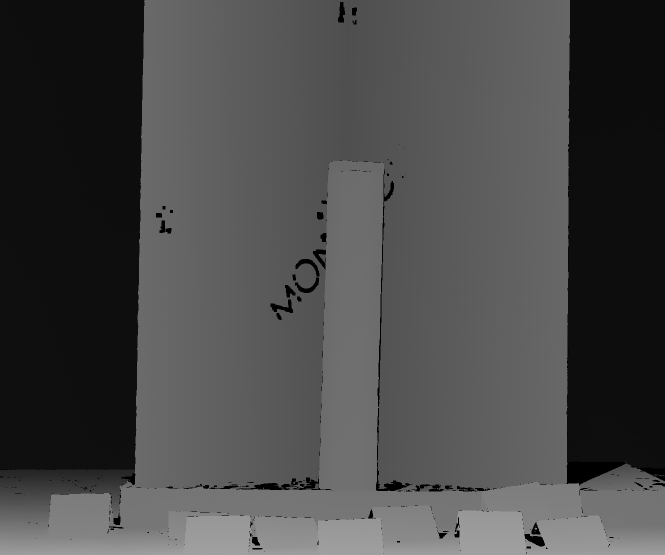
#> input picture monopoly_disp1.png, 1330 x 1110 px (shown at 1/2 size)
$ python uncertain_regions_2.py
#> lines starting #> are read from the running program, lines starting #| are printed output that depends on the picture; after the words box and inside, x2 and y2 are one past the last pixel; in counts of white or black regions, pixels touching at a corner belong together; long printed decimals are rounded
import cv2
from math import *
import numpy as np
from matplotlib import pyplot as plt
from copy import deepcopy

GRIDWIDTH = 25
GRIDHEIGHT = 25

#prettyColors = [(0,255,0),(255,0,0),(2,132,30),(0,0,255),(255,200,200),(255,265,0),(128,0,128),(166,255,155),(184,115,51)]
prettyColors = [(31,23,176),(185,174,255),(150,62,255),(255,0,255),(255,48,155),(238,0,0),(237,149,100),(255,191,0),(255,245,0),(154,250,0),(69,139,0),(62,255,192),(0,255,255),(0,173,205),(0,90,139),(0,64,238)]

#image = cv2.imread("tsukuba_disp.png",1)
#image = cv2.imread("monopoly.png",1)
image=cv2.imread("monopoly_disp1.png",1)
#> image is the input picture: shape (1110, 1330, 3); min 0, max 160, mean 73.1
#image = cv2.imread("white.jpg",1)
nrows, ncols = image.shape[:2]
#> nrows = 1110; ncols = 1330
print(nrows,ncols)
#| 1110 1330
blockWidth = int(ncols//GRIDWIDTH)
#> blockWidth = 53
blockHeight = int(nrows//GRIDHEIGHT)
#> blockHeight = 44
gray_image = cv2.cvtColor(image, cv2.COLOR_BGR2GRAY)
#blur
blurred_image = cv2.GaussianBlur(gray_image,(5,5),0)

#edge detect
edges = cv2.Canny(blurred_image,50,160)
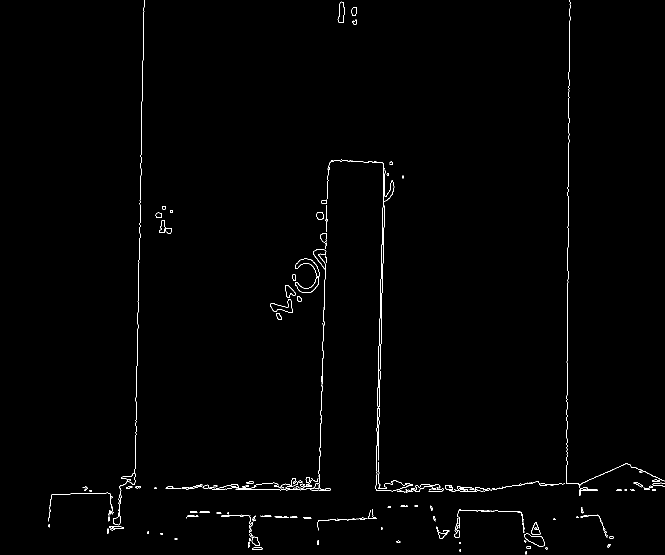
#> edges: shape (1110, 1330) (shown at 1/2 size); 0.74% white in thin lines or dots

depthMatrix = [[0 for j in range(GRIDWIDTH)] for i in range(GRIDHEIGHT)]
typeMatrix = [[0 for j in range(GRIDWIDTH)] for i in range(GRIDHEIGHT)]

imageMatrix = [[0 for j in range(ncols)] for i in range(nrows)]   #pixels
print(len(imageMatrix),len(imageMatrix[0]))
#| 1110 1330
edgeMatrix = [[0 for j in range(ncols)] for i in range(nrows)]
for i in range(nrows):
   for j in range(ncols):
      imageMatrix[i][j] = gray_image[i,j]
      edgeMatrix[i][j] = edges[i,j]
#> after the loop, edgeMatrix = 1110 items; imageMatrix = 1110 items

print(len(edgeMatrix),len(edgeMatrix[0]))
#| 1110 1330
#print(20*blockWidth,20*blockHeight)
for i in range(GRIDHEIGHT):
   for j in range(GRIDWIDTH):
      block = [[0 for b in range(blockWidth)] for a in range(blockHeight)]
      middle = imageMatrix[((1+j)*blockHeight+j*blockHeight)//2][((1+i)*blockWidth+i*blockWidth)//2]
      depthMatrix[i][j]=middle
      blockEdges = []
      for a in range(i*blockWidth,(i+1)*blockWidth):
         blockEdges.append(edgeMatrix[j*blockHeight][a])
         blockEdges.append(edgeMatrix[(j+1)*blockHeight-1][a])
      for b in range(j*blockHeight,(j+1)*blockHeight):
         blockEdges.append(edgeMatrix[b][i*blockWidth])
         blockEdges.append(edgeMatrix[b][(i+1)*blockWidth-1])
      if all(x==0 for x in blockEdges):
         typeMatrix[i][j] = "body"
         #
         #cv2.circle(image,(i*blockWidth+blockWidth//2,j*blockHeight+blockHeight//2), 3, (0,255,0), -1)
      else:
         typeMatrix[i][j] = "edge"
#> after the loop, depthMatrix = 25 items; typeMatrix = 25 items

#group adjacent body regions

def makeColor(num):
   maximum=GRIDWIDTH*GRIDHEIGHT-1
   minimum=0
   return((int((maximum-num)/(maximum-minimum)*255),int((maximum-num)/(maximum-minimum)*255),int((maximum-num)/(maximum-minimum)*255)))


groupMatrix = [[j+GRIDWIDTH*i for j in range(GRIDWIDTH)] for i in range(GRIDHEIGHT)]
#print(groupMatrix)
for i in range(GRIDHEIGHT):
   for j in range(GRIDWIDTH):
      if typeMatrix[i][j] == "body" and j!=0 and typeMatrix[i][j-1] == "body":
         groupMatrix[i][j] = groupMatrix[i][j-1]
      if typeMatrix[i][j] == "body" and i!=0 and typeMatrix[i-1][j] == "body":
         groupMatrix[i][j] = groupMatrix[i-1][j]
for i in range(GRIDHEIGHT-1,-1,-1):
   for j in range(GRIDWIDTH-1,-1,-1):
      if typeMatrix[i][j] == "body" and j!=GRIDWIDTH-1 and typeMatrix[i][j+1] == "body":
         groupMatrix[i][j] = groupMatrix[i][j+1]
      if typeMatrix[i][j] == "body" and i!=GRIDHEIGHT-1 and typeMatrix[i+1][j] == "body":
         groupMatrix[i][j] = groupMatrix[i+1][j]

bodies = {}
copyOfImage = deepcopy(image)
for i in range(GRIDHEIGHT):
   for j in range(GRIDWIDTH):
      if typeMatrix[i][j] == "body":
      #   cv2.circle(copyOfImage,(i*blockWidth+blockWidth//2,j*blockHeight+blockHeight//2), 3, makeColor(groupMatrix[i][j]), -1)
      #elif groupMatrix[i][j] == 0:
      #   cv2.circle(image,(i*blockWidth+blockWidth//2,j*blockHeight+blockHeight//2), 3, (0,255,0), -1)
         if groupMatrix[i][i]==0:
            cv2.circle(copyOfImage,(i*blockWidth+blockWidth//2,j*blockHeight+blockHeight//2), 3, (255,255,255), -1)
         if groupMatrix[i][j] in list(bodies.keys()):
            bodies[groupMatrix[i][j]].append(tuple([i,j]))
         else:
            bodies[groupMatrix[i][j]] = [tuple([i,j])]
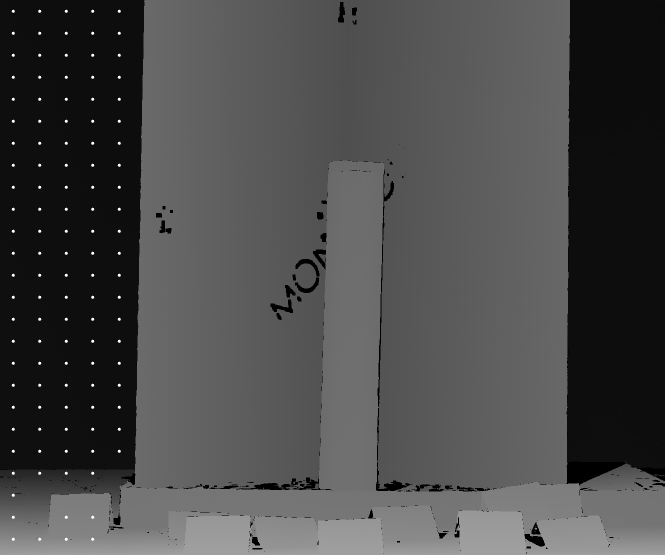
#> copyOfImage: shape (1110, 1330, 3) (shown at 1/2 size); 0.23% of pixels changed, all inside (x1, y1, x2, y2) = (23, 19, 242, 1082)
#> after the loop, bodies = 12 items

#cv2.imshow('regions',copyOfImage)
#cv2.waitKey(0)
#cv2.destroyAllWindows()

#
for group in list(bodies.keys()):
   if group == 0:
      for point in bodies[group]:
         cv2.circle(image,(point[0]*blockWidth+blockWidth//2,point[1]*blockHeight+blockHeight//2), 2, (0,0,255), -1)
   if group == 98:
      for point in bodies[group]:
         cv2.circle(image,(point[0]*blockWidth+blockWidth//2,point[1]*blockHeight+blockHeight//2), 2, (0,255,0), -1)
   if group == 179:
      for point in bodies[group]:
         cv2.circle(image,(point[0]*blockWidth+blockWidth//2,point[1]*blockHeight+blockHeight//2), 2, (255,0,0), -1)
#> this loop made 12 passes
#> group on passes 2 to 12: 148, 384, 150, 161, 274, 333, 349, 474, 549, 550, 597
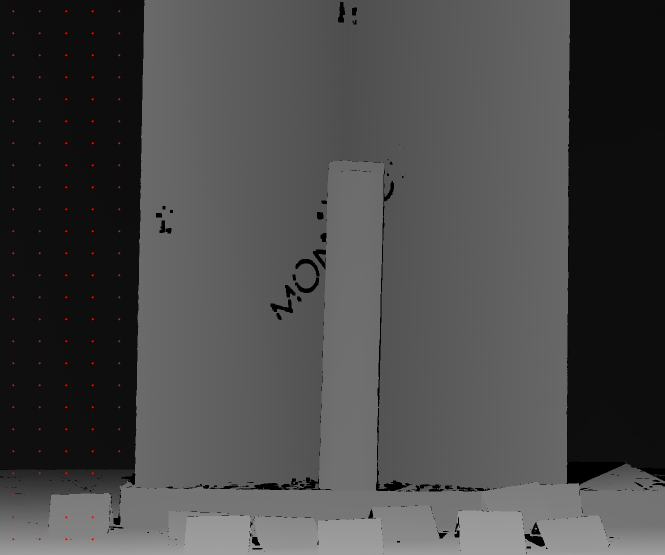
#> image: shape (1110, 1330, 3) (shown at 1/2 size); 0.1% of pixels changed, all inside (x1, y1, x2, y2) = (24, 20, 241, 1081)
'''
cv2.imshow('region',image)
cv2.waitKey(0)
cv2.destroyAllWindows()
'''
#print(list(bodies.keys()))

#my own code to look behind objects (do it in a function ok)
depthScores = {}   #not absolute depth, just depth relative to background
print(len(imageMatrix))
#| 1110
print(len(imageMatrix[0]))
#| 1330
for group in list(bodies.keys()):
   #print("hello",group)
   depthScoreList = []
   for point in bodies[group]:
      if point[0]>0:
         if typeMatrix[point[0]-1][point[1]]=="edge":
            depthDifference = imageMatrix[point[0]*blockHeight+blockHeight//2][point[1]*blockWidth+blockWidth//2]-imageMatrix[(point[0]-1)*blockHeight+blockHeight//2][point[1]*blockWidth+blockWidth//2]
            if depthDifference>0:
               depthScoreList.append(depthDifference)
      if point[0]<GRIDHEIGHT-1:
         if typeMatrix[point[0]+1][point[1]]=="edge":
            depthDifference = imageMatrix[point[0]*blockHeight+blockHeight//2][point[1]*blockWidth+blockWidth//2]-imageMatrix[(point[0]+1)*blockHeight+blockHeight//2][point[1]*blockWidth+blockWidth//2]
            if depthDifference>0:
               depthScoreList.append(depthDifference)
      if point[1]>0:
         if typeMatrix[point[0]][point[1]-1]=="edge":
            depthDifference = imageMatrix[point[0]*blockHeight+blockHeight//2][point[1]*blockWidth+blockWidth//2]-imageMatrix[point[0]*blockHeight+blockHeight//2][(point[1]-1)*blockWidth+blockWidth//2]
            if depthDifference>0:
               depthScoreList.append(depthDifference)
      if point[1]<GRIDWIDTH-1:
         if typeMatrix[point[0]][point[1]+1]=="edge":
            depthDifference = imageMatrix[point[0]*blockHeight+blockHeight//2][point[1]*blockWidth+blockWidth//2]-imageMatrix[point[0]*blockHeight+blockHeight//2][(point[1]+1)*blockWidth+blockWidth//2]
            if depthDifference>0:
               depthScoreList.append(depthDifference)
   if len(depthScoreList)!=0:
      depthScores[group]=sum(depthScoreList)/len(depthScoreList)*len(bodies[group])
#> after the loop, depthScores = 9 items

print(depthScores)
#| {0: 16122.600, 148: 7.0, 384: 24038.286, 150: 1117.2, 161: 7093.333, 333: 645.0, 549: 185.0, 550: 1711.957, 597: 440.8}

temp = list(depthScores.items())
#> temp = [(0, 16122.6), (148, 7), (384, 24038.3), (150, 1117.2), (161, 7093.3), (333, 645), (549, 185), (550, 1712), (597, 440.8)]
regionScores = [element[1] for element in temp]
#> regionScores = [16122.6, 7, 24038.3, 1117.2, 7093.3, 645, 185, 1712, 440.8]
regionScores.sort()
print(regionScores)
#| [7.0, 185.0, 440.8, 645.0, 1117.2, 1711.957, 7093.333, 16122.600, 24038.286]

bestRegionsImage = deepcopy(image)
allRegionsImage = deepcopy(image)

allRegionIds = list(bodies.keys())
#> allRegionIds = [0, 148, 384, 150, 161, 274, 333, 349, 474, 549, 550, 597]
for i in range(len(allRegionIds)):
   if allRegionIds[i] in list(depthScores.keys()):
      #print(allRegionIds[i],prettyColors[i])
      if depthScores[allRegionIds[i]] == regionScores[-1]: #0
         for point in bodies[allRegionIds[i]]:
            cv2.circle(bestRegionsImage,(point[0]*blockWidth+blockWidth//2,point[1]*blockHeight+blockHeight//2), 2, (0,255,0), -1) #colors are (b,g,r), green is best
      if depthScores[allRegionIds[i]] == regionScores[-2]: #317
         for point in bodies[allRegionIds[i]]:
            cv2.circle(bestRegionsImage,(point[0]*blockWidth+blockWidth//2,point[1]*blockHeight+blockHeight//2), 2, (255,0,0), -1) #blue is second best
      #else:
      #   cv2.circle(image,(point[0]*blockWidth+blockWidth//2,point[1]*blockHeight+blockHeight//2), 3, prettyColors[i], -1)
   for point in bodies[allRegionIds[i]]:
      cv2.circle(allRegionsImage,(point[0]*blockWidth+blockWidth//2,point[1]*blockHeight+blockHeight//2), 2, prettyColors[i], -1)
#> this loop made 12 passes
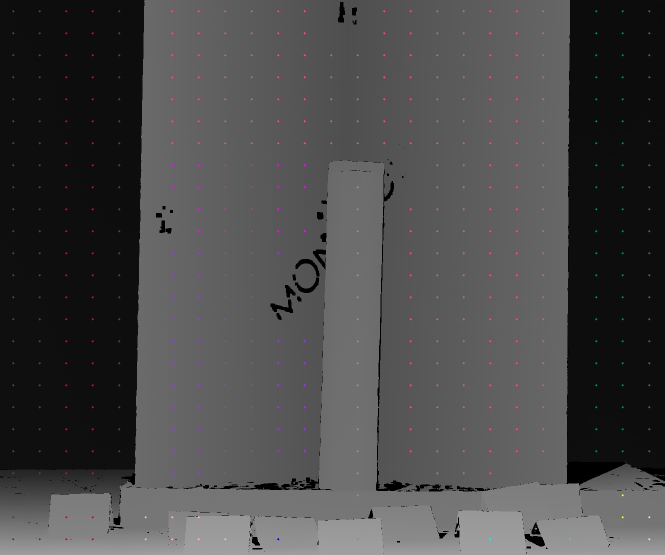
#> allRegionsImage: shape (1110, 1330, 3) (shown at 1/2 size); 0.42% of pixels changed, all inside (x1, y1, x2, y2) = (24, 20, 1301, 1081)
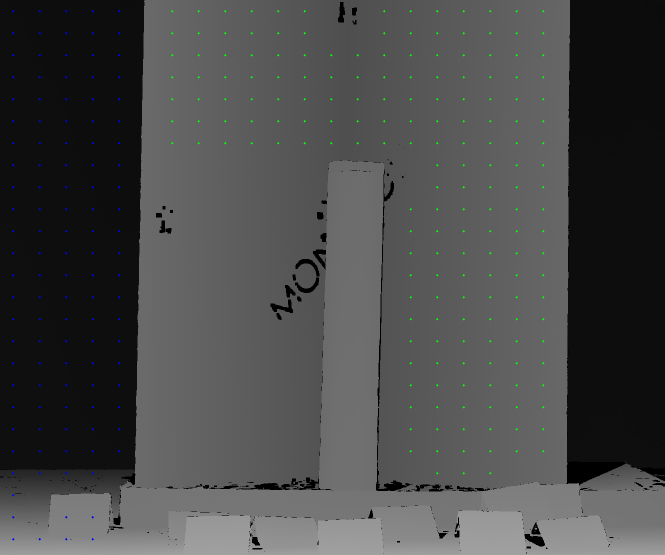
#> bestRegionsImage: shape (1110, 1330, 3) (shown at 1/2 size); 0.27% of pixels changed, all inside (x1, y1, x2, y2) = (24, 20, 1089, 1081)

#other detection algorithms based on arrangement of edge blocks?

cv2.imshow('edges',edges)
cv2.imshow('best regions',bestRegionsImage)
cv2.imshow('all regions',allRegionsImage)
cv2.waitKey(0)
cv2.destroyAllWindows()

$ run again, with monopoly.png copied over monopoly_disp1.png
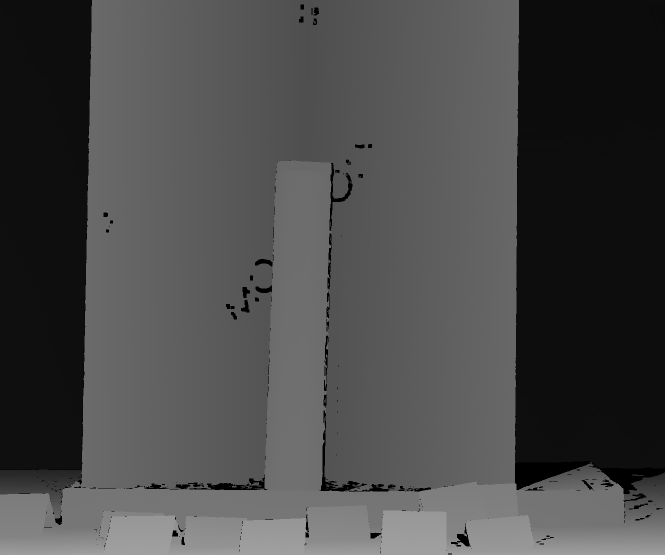
#> input picture monopoly.png, 1330 x 1110 px (shown at 1/2 size)
#> image is the input picture: shape (1110, 1330, 3); min 0, max 160, mean 73.2
#| 1110 1330
#> `edges = cv2.Canny(blurred_image,50,160)`:
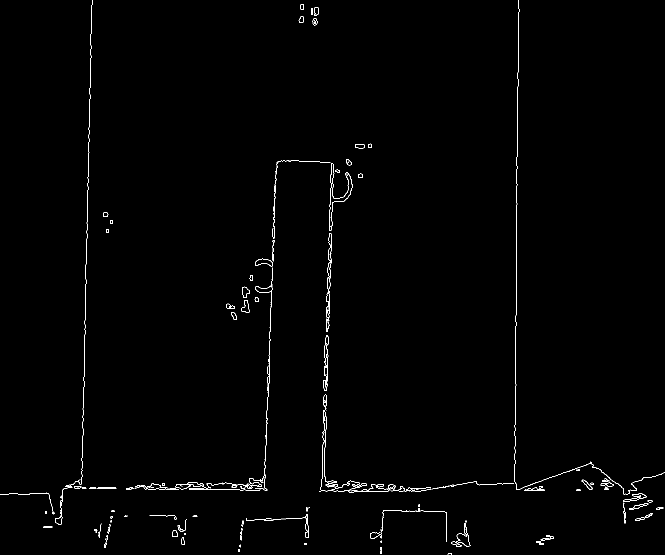
#> edges: shape (1110, 1330) (shown at 1/2 size); 0.73% white in thin lines or dots
#| 1110 1330
#> after the loop `for i in range(nrows):`: edgeMatrix = 1110 items
#| 1110 1330
#> after the loop `for i in range(GRIDHEIGHT):`: depthMatrix = 25 items
#> after the loop `for i in range(GRIDHEIGHT):`: bodies = 13 items
#> the loop `for group in list(bodies.keys()):` made 13 passes
#> group on passes 2 to 9: 23, 335, 100, 111, 149, 223, 274, 283
#| 1110
#| 1330
#> the loop `for group in list(bodies.keys()): #print("hello",group)` made 13 passes
#> after the loop `for group in list(bodies.keys()):`: depthScores = 9 items
#| {0: 16575.0, 335: 22995.0, 100: 3441.0, 111: 5244.75, 149: 255.0, 223: 340.667, 283: 2522.143, 473: 2438.429, 500: 9027.200}
#> temp = [(0, 16575), (335, 22995), (100, 3441), (111, 5244.8), (149, 255), (223, 340.7), (283, 2522.1), (473, 2438.4), (500, 9027.2)]
#> regionScores = [16575, 22995, 3441, 5244.8, 255, 340.7, 2522.1, 2438.4, 9027.2]
#| [255.0, 340.667, 2438.429, 2522.143, 3441.0, 5244.75, 9027.200, 16575.0, 22995.0]
#> allRegionIds = [0, 23, 335, 100, 111, 149, 223, 274, 283, 323, 399, 473, 500]
#> the loop `for i in range(len(allRegionIds)):` made 13 passes
#> after the loop `for i in range(len(allRegionIds)):`:
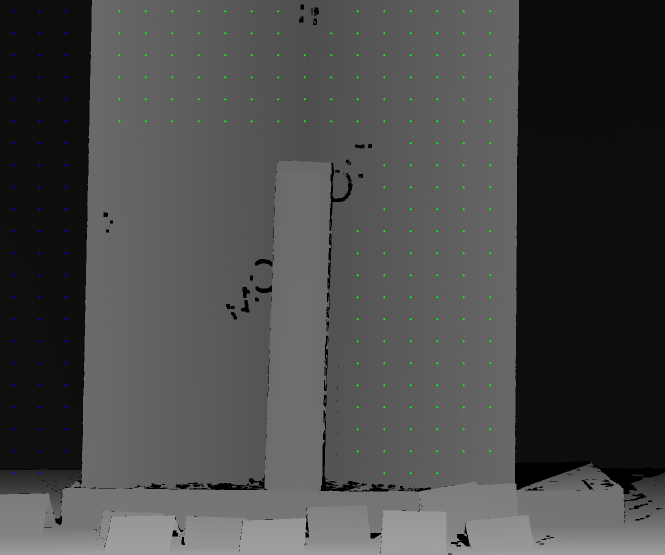
#> bestRegionsImage: shape (1110, 1330, 3) (shown at 1/2 size); mean B, G, R 73.2, 73.4, 73
